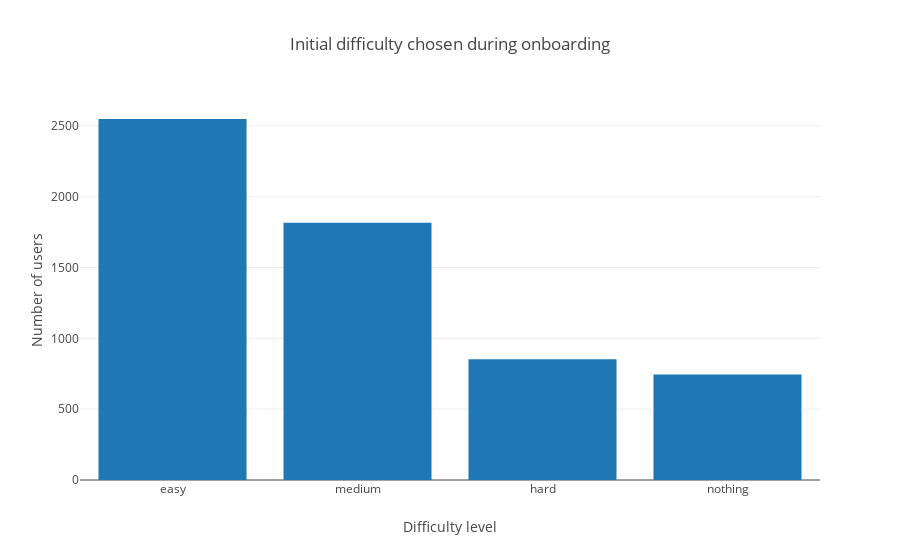

The notebook cell this image was saved under:
### Code cell
# noexport

plot_initial_chosen_difficulties_per_user()

### Figure 1 — Plotly figure (JSON) as saved in the notebook; plotly's stock layout.template omitted (floating-point values rounded to 4 significant figures)
{"data": [{"type": "bar", "uid": "8d792a63-e984-4252-8d55-802d3a76752d", "x": ["easy", "medium", "hard", "nothing"], "y": [2548, 1816, 853, 745]}], "layout": {"title": {"text": "Initial difficulty chosen during onboarding"}, "xaxis": {"title": {"text": "Difficulty level"}}, "yaxis": {"title": {"text": "Number of users"}}}}
